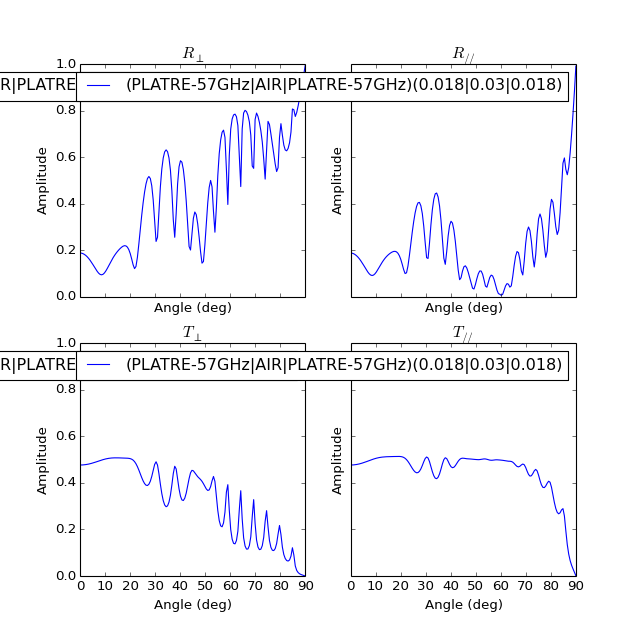

Write the Python code that produced this figure.
import numpy as np
import matplotlib.pyplot as plt
from pylayers.antprop.slab import *
sl = SlabDB('matDB.ini','slabDB.ini')
lmatname = ['PLATRE-57GHz','AIR','PLATRE-57GHz']
lthick = [0.018,0.03,0.018]
sl.add('placo',lmatname,lthick)
theta = np.arange(0,np.pi/2,0.01)
fGHz = np.array([57.5])
sl['placo'].eval(fGHz,theta)
fig,ax=sl['placo'].plotwrt(var='a',typ=['m'])
plt.ion()
plt.show()
